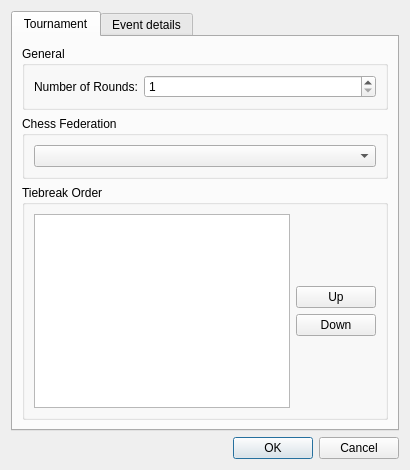
<?xml version="1.0" encoding="UTF-8"?>
<ui version="4.0">
 <class>SettingsDialog</class>
 <widget class="QDialog" name="SettingsDialog">
  <property name="windowTitle">
   <string>Tournament Settings</string>
  </property>
  <layout class="QVBoxLayout" name="main_layout">
   <item>
    <widget class="QTabWidget" name="setup_tabs">
     <widget class="QWidget" name="tournament_tab">
      <attribute name="title">
       <string>Tournament</string>
      </attribute>
      <layout class="QVBoxLayout" name="tournament_tab_layout">
       <item>
        <widget class="QGroupBox" name="rounds_group">
         <property name="title">
          <string>General</string>
         </property>
         <layout class="QFormLayout" name="rounds_layout">
          <item row="0" column="0">
           <widget class="QLabel" name="rounds_label">
            <property name="text">
             <string>Number of Rounds:</string>
            </property>
           </widget>
          </item>
          <item row="0" column="1">
           <widget class="QSpinBox" name="spin_num_rounds">
            <property name="toolTip">
             <string>Set the total number of rounds.</string>
            </property>
            <property name="minimum">
             <number>1</number>
            </property>
            <property name="maximum">
             <number>50</number>
            </property>
           </widget>
          </item>
         </layout>
        </widget>
       </item>
       <item>
        <widget class="QGroupBox" name="mode_group">
         <property name="title">
          <string>Chess Federation</string>
         </property>
         <layout class="QHBoxLayout" name="mode_layout">
          <item>
           <widget class="QComboBox" name="mode_combo">
            <property name="toolTip">
             <string>Select USCF or FIDE tiebreak rules.</string>
            </property>
           </widget>
          </item>
         </layout>
        </widget>
       </item>
       <item>
        <widget class="QGroupBox" name="tiebreak_group">
         <property name="title">
          <string>Tiebreak Order</string>
         </property>
         <layout class="QHBoxLayout" name="tiebreak_layout">
          <item>
           <widget class="QListWidget" name="tiebreak_list">
            <property name="toolTip">
             <string>Order in which tiebreaks are applied (higher is better). Drag to reorder.</string>
            </property>
            <property name="dragDropMode">
             <enum>QAbstractItemView::InternalMove</enum>
            </property>
           </widget>
          </item>
          <item>
           <layout class="QVBoxLayout" name="move_button_layout">
            <item>
             <spacer name="move_top_spacer">
              <property name="orientation">
               <enum>Qt::Vertical</enum>
              </property>
              <property name="sizeType">
               <enum>QSizePolicy::Expanding</enum>
              </property>
              <property name="sizeHint" stdset="0">
               <size>
                <width>0</width>
                <height>0</height>
               </size>
              </property>
             </spacer>
            </item>
            <item>
             <widget class="QPushButton" name="btn_tiebreak_up">
              <property name="text">
               <string>Up</string>
              </property>
             </widget>
            </item>
            <item>
             <widget class="QPushButton" name="btn_tiebreak_down">
              <property name="text">
               <string>Down</string>
              </property>
             </widget>
            </item>
            <item>
             <spacer name="move_bottom_spacer">
              <property name="orientation">
               <enum>Qt::Vertical</enum>
              </property>
              <property name="sizeType">
               <enum>QSizePolicy::Expanding</enum>
              </property>
              <property name="sizeHint" stdset="0">
               <size>
                <width>0</width>
                <height>0</height>
               </size>
              </property>
             </spacer>
            </item>
           </layout>
          </item>
         </layout>
        </widget>
       </item>
      </layout>
     </widget>
     <widget class="QWidget" name="event_tab">
      <attribute name="title">
       <string>Event details</string>
      </attribute>
      <layout class="QVBoxLayout" name="event_tab_layout" />
     </widget>
    </widget>
   </item>
   <item>
    <widget class="QDialogButtonBox" name="buttons">
     <property name="standardButtons">
      <set>QDialogButtonBox::Cancel|QDialogButtonBox::Ok</set>
     </property>
    </widget>
   </item>
  </layout>
 </widget>
 <resources />
 <connections />
</ui>
